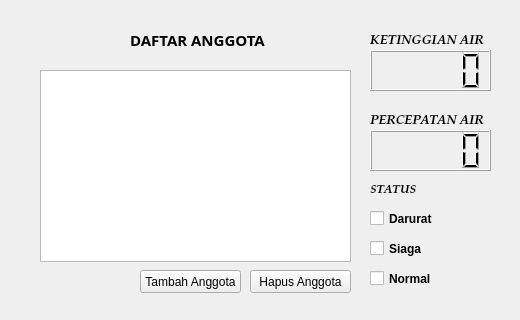
<?xml version="1.0" encoding="UTF-8"?>
<ui version="4.0">
 <class>main</class>
 <widget class="QMainWindow" name="main">
  <property name="windowModality">
   <enum>Qt::NonModal</enum>
  </property>
  <property name="enabled">
   <bool>true</bool>
  </property>
  <property name="geometry">
   <rect>
    <x>0</x>
    <y>0</y>
    <width>520</width>
    <height>320</height>
   </rect>
  </property>
  <property name="sizePolicy">
   <sizepolicy hsizetype="Fixed" vsizetype="Fixed">
    <horstretch>0</horstretch>
    <verstretch>0</verstretch>
   </sizepolicy>
  </property>
  <property name="minimumSize">
   <size>
    <width>520</width>
    <height>320</height>
   </size>
  </property>
  <property name="maximumSize">
   <size>
    <width>520</width>
    <height>320</height>
   </size>
  </property>
  <property name="baseSize">
   <size>
    <width>0</width>
    <height>-1</height>
   </size>
  </property>
  <property name="font">
   <font>
    <pointsize>9</pointsize>
   </font>
  </property>
  <property name="windowTitle">
   <string>Banjir detected</string>
  </property>
  <property name="autoFillBackground">
   <bool>false</bool>
  </property>
  <widget class="QWidget" name="centralwidget">
   <widget class="QCheckBox" name="danger">
    <property name="geometry">
     <rect>
      <x>370</x>
      <y>210</y>
      <width>70</width>
      <height>17</height>
     </rect>
    </property>
    <property name="font">
     <font>
      <weight>75</weight>
      <bold>true</bold>
     </font>
    </property>
    <property name="text">
     <string>Darurat</string>
    </property>
   </widget>
   <widget class="QCheckBox" name="warning">
    <property name="geometry">
     <rect>
      <x>370</x>
      <y>240</y>
      <width>70</width>
      <height>17</height>
     </rect>
    </property>
    <property name="font">
     <font>
      <weight>75</weight>
      <bold>true</bold>
     </font>
    </property>
    <property name="text">
     <string>Siaga</string>
    </property>
   </widget>
   <widget class="QLCDNumber" name="ketinggian">
    <property name="geometry">
     <rect>
      <x>370</x>
      <y>50</y>
      <width>121</width>
      <height>41</height>
     </rect>
    </property>
   </widget>
   <widget class="QCheckBox" name="aman">
    <property name="geometry">
     <rect>
      <x>370</x>
      <y>270</y>
      <width>70</width>
      <height>17</height>
     </rect>
    </property>
    <property name="font">
     <font>
      <weight>75</weight>
      <bold>true</bold>
     </font>
    </property>
    <property name="text">
     <string>Normal</string>
    </property>
   </widget>
   <widget class="QLabel" name="banjir">
    <property name="geometry">
     <rect>
      <x>130</x>
      <y>30</y>
      <width>171</width>
      <height>20</height>
     </rect>
    </property>
    <property name="font">
     <font>
      <family>Nirmala UI Semilight</family>
      <pointsize>11</pointsize>
      <weight>75</weight>
      <bold>true</bold>
     </font>
    </property>
    <property name="text">
     <string>DAFTAR ANGGOTA</string>
    </property>
    <property name="textFormat">
     <enum>Qt::AutoText</enum>
    </property>
   </widget>
   <widget class="QLabel" name="status">
    <property name="geometry">
     <rect>
      <x>370</x>
      <y>180</y>
      <width>61</width>
      <height>21</height>
     </rect>
    </property>
    <property name="font">
     <font>
      <family>Palatino Linotype</family>
      <weight>75</weight>
      <italic>true</italic>
      <bold>true</bold>
     </font>
    </property>
    <property name="text">
     <string>STATUS</string>
    </property>
   </widget>
   <widget class="QLabel" name="air">
    <property name="geometry">
     <rect>
      <x>370</x>
      <y>30</y>
      <width>131</width>
      <height>21</height>
     </rect>
    </property>
    <property name="font">
     <font>
      <family>Palatino Linotype</family>
      <pointsize>10</pointsize>
      <weight>75</weight>
      <italic>true</italic>
      <bold>true</bold>
     </font>
    </property>
    <property name="text">
     <string>KETINGGIAN AIR</string>
    </property>
   </widget>
   <widget class="QPushButton" name="del_btn">
    <property name="geometry">
     <rect>
      <x>250</x>
      <y>270</y>
      <width>101</width>
      <height>23</height>
     </rect>
    </property>
    <property name="text">
     <string>Hapus Anggota</string>
    </property>
   </widget>
   <widget class="QPushButton" name="add_btn">
    <property name="geometry">
     <rect>
      <x>140</x>
      <y>270</y>
      <width>101</width>
      <height>23</height>
     </rect>
    </property>
    <property name="text">
     <string>Tambah Anggota</string>
    </property>
   </widget>
   <widget class="QTableView" name="tw">
    <property name="geometry">
     <rect>
      <x>40</x>
      <y>70</y>
      <width>311</width>
      <height>192</height>
     </rect>
    </property>
   </widget>
   <widget class="QLCDNumber" name="percepatan">
    <property name="geometry">
     <rect>
      <x>370</x>
      <y>130</y>
      <width>121</width>
      <height>41</height>
     </rect>
    </property>
   </widget>
   <widget class="QLabel" name="air_2">
    <property name="geometry">
     <rect>
      <x>370</x>
      <y>110</y>
      <width>131</width>
      <height>21</height>
     </rect>
    </property>
    <property name="font">
     <font>
      <family>Palatino Linotype</family>
      <pointsize>10</pointsize>
      <weight>75</weight>
      <italic>true</italic>
      <bold>true</bold>
     </font>
    </property>
    <property name="text">
     <string>PERCEPATAN AIR</string>
    </property>
   </widget>
  </widget>
 </widget>
 <resources/>
 <connections/>
</ui>
